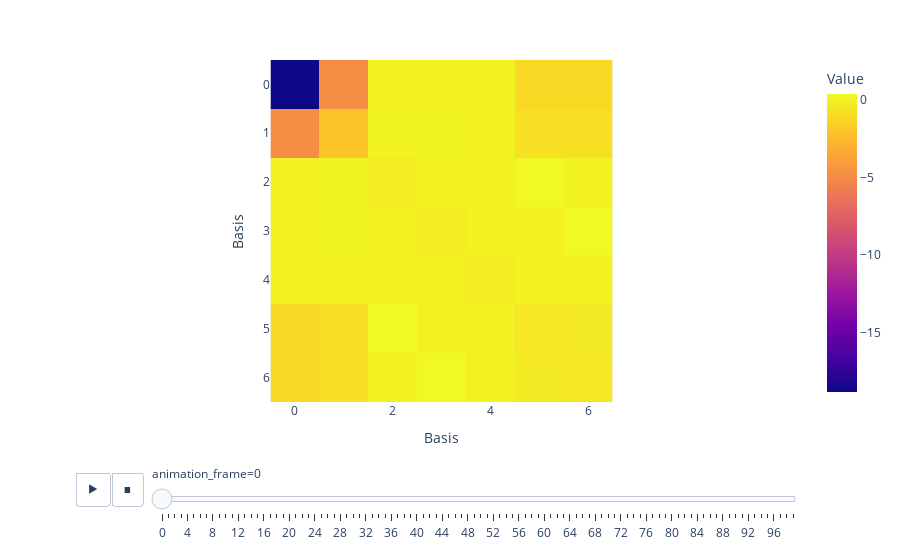

Here is the notebook cell this chart was saved with:
### Code cell
# Visualise computed Hamiltonian
db = instance_mongodb_sei(project="mlts")
collection = db.rotated_waters_dataset

hamiltonians = []
angles = []
structures = []
overlap_matrices = []

for doc in collection.find({}):
    hamiltonians.append(doc["fock_matrices"][0])
    overlap_matrices.append(doc["overlap_matrices"][0])
    structure = Molecule.from_dict(doc["structures"][0])
    structures.append(structure)
    angles.append(doc["angles"])

hamiltonians = np.array(hamiltonians)
overlap_matrices = np.array(overlap_matrices)
angles = np.array(angles)

print(f"Shape of hamiltonians: {hamiltonians.shape}")

fig = px.imshow(
    hamiltonians[:, 1, ...], animation_frame=0, labels=dict(x="Basis", y="Basis", color="Value")
)

fig.show()

### Figure 1 — Plotly figure (JSON) as saved in the notebook; plotly's stock layout.template omitted (floating-point values rounded to 4 significant figures)
{"data": [{"coloraxis": "coloraxis", "hovertemplate": "Basis: %{x}<br>Basis: %{y}<br>Value: %{z}<extra></extra>", "name": "0", "type": "heatmap", "xaxis": "x", "yaxis": "y", "z": [[-18.83, -4.847, 0.01845, 0.01465, 0.0007066, -1.088, -1.088], [-4.847, -2.047, 0.1248, 0.09915, 0.004781, -0.8053, -0.8053], [0.01845, 0.1248, -0.2153, 0.01776, -0.00382, 0.375, 0.03803], [0.01465, 0.09915, 0.01776, -0.2238, 0.002055, -0.04869, 0.3767], [0.0007066, 0.004781, -0.00382, 0.002055, -0.1442, 0.01943, -0.003615], [-1.088, -0.8053, 0.375, -0.04869, 0.01943, -0.4541, -0.3114], [-1.088, -0.8053, 0.03803, 0.3767, -0.003615, -0.3114, -0.4541]]}], "layout": {"coloraxis": {"colorbar": {"title": {"text": "Value"}}, "colorscale": [[0, "#0d0887"], [0.1111, "#46039f"], [0.2222, "#7201a8"], [0.3333, "#9c179e"], [0.4444, "#bd3786"], [0.5556, "#d8576b"], [0.6667, "#ed7953"], [0.7778, "#fb9f3a"], [0.8889, "#fdca26"], [1, "#f0f921"]]}, "margin": {"t": 60}, "sliders": [{"active": 0, "currentvalue": {"prefix": "animation_frame="}, "len": 0.9, "pad": {"b": 10, "t": 60}, "steps": [{"args": [["0"], {"frame": {"duration": 0, "redraw": true}, "fromcurrent": true, "mode": "immediate", "transition": {"duration": 0, "easing": "linear"}}], "label": "0", "method": "animate"}, {"args": [["1"], {"frame": {"duration": 0, "redraw": true}, "fromcurrent": true, "mode": "immediate", "transition": {"duration": 0, "easing": "linear"}}], "label": "1", "method": "animate"}, {"args": [["2"], {"frame": {"duration": 0, "redraw": true}, "fromcurrent": true, "mode": "immediate", "transition": {"duration": 0, "easing": "linear"}}], "label": "2", "method": "animate"}, {"args": [["3"], {"frame": {"duration": 0, "redraw": true}, "fromcurrent": true, "mode": "immediate", "transition": {"duration": 0, "easing": "linear"}}], "label": "3", "method": "animate"}, {"args": [["4"], {"frame": {"duration": 0, "redraw": true}, "fromcurrent": true, "mode": "immediate", "transition": {"duration": 0, "easing": "linear"}}], "label": "4", "method": "animate"}, {"args": [["5"], {"frame": {"duration": 0, "redraw": true}, "fromcurrent": true, "mode": "immediate", "transition": {"duration": 0, "easing": "linear"}}], "label": "5", "method": "animate"}, {"args": [["6"], {"frame": {"duration": 0, "redraw": true}, "fromcurrent": true, "mode": "immediate", "transition": {"duration": 0, "easing": "linear"}}], "label": "6", "method": "animate"}, {"args": [["7"], {"frame": {"duration": 0, "redraw": true}, "fromcurrent": true, "mode": "immediate", "transition": {"duration": 0, "easing": "linear"}}], "label": "7", "method": "animate"}, {"args": [["8"], {"frame": {"duration": 0, "redraw": true}, "fromcurrent": true, "mode": "immediate", "transition": {"duration": 0, "easing": "linear"}}], "label": "8", "method": "animate"}, {"args": [["9"], {"frame": {"duration": 0, "redraw": true}, "fromcurrent": true, "mode": "immediate", "transition": {"duration": 0, "easing": "linear"}}], "label": "9", "method": "animate"}, {"args": [["10"], {"frame": {"duration": 0, "redraw": true}, "fromcurrent": true, "mode": "immediate", "transition": {"duration": 0, "easing": "linear"}}], "label": "10", "method": "animate"}, {"args": [["11"], {"frame": {"duration": 0, "redraw": true}, "fromcurrent": true, "mode": "immediate", "transition": {"duration": 0, "easing": "linear"}}], "label": "11", "method": "animate"}, {"args": [["12"], {"frame": {"duration": 0, "redraw": true}, "fromcurrent": true, "mode": "immediate", "transition": {"duration": 0, "easing": "linear"}}], "label": "12", "method": "animate"}, {"args": [["13"], {"frame": {"duration": 0, "redraw": true}, "fromcurrent": true, "mode": "immediate", "transition": {"duration": 0, "easing": "linear"}}], "label": "13", "method": "animate"}, {"args": [["14"], {"frame": {"duration": 0, "redraw": true}, "fromcurrent": true, "mode": "immediate", "transition": {"duration": 0, "easing": "linear"}}], "label": "14", "method": "animate"}, {"args": [["15"], {"frame": {"duration": 0, "redraw": true}, "fromcurrent": true, "mode": "immediate", "transition": {"duration": 0, "easing": "linear"}}], "label": "15", "method": "animate"}, {"args": [["16"], {"frame": {"duration": 0, "redraw": true}, "fromcurrent": true, "mode": "immediate", "transition": {"duration": 0, "easing": "linear"}}], "label": "16", "method": "animate"}, {"args": [["17"], {"frame": {"duration": 0, "redraw": true}, "fromcurrent": true, "mode": "immediate", "transition": {"duration": 0, "easing": "linear"}}], "label": "17", "method": "animate"}, {"args": [["18"], {"frame": {"duration": 0, "redraw": true}, "fromcurrent": true, "mode": "immediate", "transition": {"duration": 0, "easing": "linear"}}], "label": "18", "method": "animate"}, {"args": [["19"], {"frame": {"duration": 0, "redraw": true}, "fromcurrent": true, "mode": "immediate", "transition": {"duration": 0, "easing": "linear"}}], "label": "19", "method": "animate"}, {"args": [["20"], {"frame": {"duration": 0, "redraw": true}, "fromcurrent": true, "mode": "immediate", "transition": {"duration": 0, "easing": "linear"}}], "label": "20", "method": "animate"}, {"args": [["21"], {"frame": {"duration": 0, "redraw": true}, "fromcurrent": true, "mode": "immediate", "transition": {"duration": 0, "easing": "linear"}}], "label": "21", "method": "animate"}, {"args": [["22"], {"frame": {"duration": 0, "redraw": true}, "fromcurrent": true, "mode": "immediate", "transition": {"duration": 0, "easing": "linear"}}], "label": "22", "method": "animate"}, {"args": [["23"], {"frame": {"duration": 0, "redraw": true}, "fromcurrent": true, "mode": "immediate", "transition": {"duration": 0, "easing": "linear"}}], "label": "23", "method": "animate"}, {"args": [["24"], {"frame": {"duration": 0, "redraw": true}, "fromcurrent": true, "mode": "immediate", "transition": {"duration": 0, "easing": "linear"}}], "label": "24", "method": "animate"}, {"args": [["25"], {"frame": {"duration": 0, "redraw": true}, "fromcurrent": true, "mode": "immediate", "transition": {"duration": 0, "easing": "linear"}}], "label": "25", "method": "animate"}, {"args": [["26"], {"frame": {"duration": 0, "redraw": true}, "fromcurrent": true, "mode": "immediate", "transition": {"duration": 0, "easing": "linear"}}], "label": "26", "method": "animate"}, {"args": [["27"], {"frame": {"duration": 0, "redraw": true}, "fromcurrent": true, "mode": "immediate", "transition": {"duration": 0, "easing": "linear"}}], "label": "27", "method": "animate"}, {"args": [["28"], {"frame": {"duration": 0, "redraw": true}, "fromcurrent": true, "mode": "immediate", "transition": {"duration": 0, "easing": "linear"}}], "label": "28", "method": "animate"}, {"args": [["29"], {"frame": {"duration": 0, "redraw": true}, "fromcurrent": true, "mode": "immediate", "transition": {"duration": 0, "easing": "linear"}}], "label": "29", "method": "animate"}, {"args": [["30"], {"frame": {"duration": 0, "redraw": true}, "fromcurrent": true, "mode": "immediate", "transition": {"duration": 0, "easing": "linear"}}], "label": "30", "method": "animate"}, {"args": [["31"], {"frame": {"duration": 0, "redraw": true}, "fromcurrent": true, "mode": "immediate", "transition": {"duration": 0, "easing": "linear"}}], "label": "31", "method": "animate"}, {"args": [["32"], {"frame": {"duration": 0, "redraw": true}, "fromcurrent": true, "mode": "immediate", "transition": {"duration": 0, "easing": "linear"}}], "label": "32", "method": "animate"}, {"args": [["33"], {"frame": {"duration": 0, "redraw": true}, "fromcurrent": true, "mode": "immediate", "transition": {"duration": 0, "easing": "linear"}}], "label": "33", "method": "animate"}, {"args": [["34"], {"frame": {"duration": 0, "redraw": true}, "fromcurrent": true, "mode": "immediate", "transition": {"duration": 0, "easing": "linear"}}], "label": "34", "method": "animate"}, {"args": [["35"], {"frame": {"duration": 0, "redraw": true}, "fromcurrent": true, "mode": "immediate", "transition": {"duration": 0, "easing": "linear"}}], "label": "35", "method": "animate"}, {"args": [["36"], {"frame": {"duration": 0, "redraw": true}, "fromcurrent": true, "mode": "immediate", "transition": {"duration": 0, "easing": "linear"}}], "label": "36", "method": "animate"}, {"args": [["37"], {"frame": {"duration": 0, "redraw": true}, "fromcurrent": true, "mode": "immediate", "transition": {"duration": 0, "easing": "linear"}}], "label": "37", "method": "animate"}, {"args": [["38"], {"frame": {"duration": 0, "redraw": true}, "fromcurrent": true, "mode": "immediate", "transition": {"duration": 0, "easing": "linear"}}], "label": "38", "method": "animate"}, {"args": [["39"], {"frame": {"duration": 0, "redraw": true}, "fromcurrent": true, "mode": "immediate", "transition": {"duration": 0, "easing": "linear"}}], "label": "39", "method": "animate"}, {"args": [["40"], {"frame": {"duration": 0, "redraw": true}, "fromcurrent": true, "mode": "immediate", "transition": {"duration": 0, "easing": "linear"}}], "label": "40", "method": "animate"}, {"args": [["41"], {"frame": {"duration": 0, "redraw": true}, "fromcurrent": true, "mode": "immediate", "transition": {"duration": 0, "easing": "linear"}}], "label": "41", "method": "animate"}, {"args": [["42"], {"frame": {"duration": 0, "redraw": true}, "fromcurrent": true, "mode": "immediate", "transition": {"duration": 0, "easing": "linear"}}], "label": "42", "method": "animate"}, {"args": [["43"], {"frame": {"duration": 0, "redraw": true}, "fromcurrent": true, "mode": "immediate", "transition": {"duration": 0, "easing": "linear"}}], "label": "43", "method": "animate"}, {"args": [["44"], {"frame": {"duration": 0, "redraw": true}, "fromcurrent": true, "mode": "immediate", "transition": {"duration": 0, "easing": "linear"}}], "label": "44", "method": "animate"}, {"args": [["45"], {"frame": {"duration": 0, "redraw": true}, "fromcurrent": true, "mode": "immediate", "transition": {"duration": 0, "easing": "linear"}}], "label": "45", "method": "animate"}, {"args": [["46"], {"frame": {"duration": 0, "redraw": true}, "fromcurrent": true, "mode": "immediate", "transition": {"duration": 0, "easing": "linear"}}], "label": "46", "method": "animate"}, {"args": [["47"], {"frame": {"duration": 0, "redraw": true}, "fromcurrent": true, "mode": "immediate", "transition": {"duration": 0, "easing": "linear"}}], "label": "47", "method": "animate"}, {"args": [["48"], {"frame": {"duration": 0, "redraw": true}, "fromcurrent": true, "mode": "immediate", "transition": {"duration": 0, "easing": "linear"}}], "label": "48", "method": "animate"}, {"args": [["49"], {"frame": {"duration": 0, "redraw": true}, "fromcurrent": true, "mode": "immediate", "transition": {"duration": 0, "easing": "linear"}}], "label": "49", "method": "animate"}, {"args": [["50"], {"frame": {"duration": 0, "redraw": true}, "fromcurrent": true, "mode": "immediate", "transition": {"duration": 0, "easing": "linear"}}], "label": "50", "method": "animate"}, {"args": [["51"], {"frame": {"duration": 0, "redraw": true}, "fromcurrent": true, "mode": "immediate", "transition": {"duration": 0, "easing": "linear"}}], "label": "51", "method": "animate"}, {"args": [["52"], {"frame": {"duration": 0, "redraw": true}, "fromcurrent": true, "mode": "immediate", "transition": {"duration": 0, "easing": "linear"}}], "label": "52", "method": "animate"}, {"args": [["53"], {"frame": {"duration": 0, "redraw": true}, "fromcurrent": true, "mode": "immediate", "transition": {"duration": 0, "easing": "linear"}}], "label": "53", "method": "animate"}, {"args": [["54"], {"frame": {"duration": 0, "redraw": true}, "fromcurrent": true, "mode": "immediate", "transition": {"duration": 0, "easing": "linear"}}], "label": "54", "method": "animate"}, {"args": [["55"], {"frame": {"duration": 0, "redraw": true}, "fromcurrent": true, "mode": "immediate", "transition": {"duration": 0, "easing": "linear"}}], "label": "55", "method": "animate"}, {"args": [["56"], {"frame": {"duration": 0, "redraw": true}, "fromcurrent": true, "mode": "immediate", "transition": {"duration": 0, "easing": "linear"}}], "label": "56", "method": "animate"}, {"args": [["57"], {"frame": {"duration": 0, "redraw": true}, "fromcurrent": true, "mode": "immediate", "transition": {"duration": 0, "easing": "linear"}}], "label": "57", "method": "animate"}, {"args": [["58"], {"frame": {"duration": 0, "redraw": true}, "fromcurrent": true, "mode": "immediate", "transition": {"duration": 0, "easing": "linear"}}], "label": "58", "method": "animate"}, {"args": [["59"], {"frame": {"duration": 0, "redraw": true}, "fromcurrent": true, "mode": "immediate", "transition": {"duration": 0, "easing": "linear"}}], "label": "59", "method": "animate"}, {"args": [["60"], {"frame": {"duration": 0, "redraw": true}, "fromcurrent": true, "mode": "immediate", "transition": {"duration": 0, "easing": "linear"}}], "label": "60", "method": "animate"}, {"args": [["61"], {"frame": {"duration": 0, "redraw": true}, "fromcurrent": true, "mode": "immediate", "transition": {"duration": 0, "easing": "linear"}}], "label": "61", "method": "animate"}, {"args": [["62"], {"frame": {"duration": 0, "redraw": true}, "fromcurrent": true, "mode": "immediate", "transition": {"duration": 0, "easing": "linear"}}], "label": "62", "method": "animate"}, {"args": [["63"], {"frame": {"duration": 0, "redraw": true}, "fromcurrent": true, "mode": "immediate", "transition": {"duration": 0, "easing": "linear"}}], "label": "63", "method": "animate"}, {"args": [["64"], {"frame": {"duration": 0, "redraw": true}, "fromcurrent": true, "mode": "immediate", "transition": {"duration": 0, "easing": "linear"}}], "label": "64", "method": "animate"}, {"args": [["65"], {"frame": {"duration": 0, "redraw": true}, "fromcurrent": true, "mode": "immediate", "transition": {"duration": 0, "easing": "linear"}}], "label": "65", "method": "animate"}, {"args": [["66"], {"frame": {"duration": 0, "redraw": true}, "fromcurrent": true, "mode": "immediate", "transition": {"duration": 0, "easing": "linear"}}], "label": "66", "method": "animate"}, {"args": [["67"], {"frame": {"duration": 0, "redraw": true}, "fromcurrent": true, "mode": "immediate", "transition": {"duration": 0, "easing": "linear"}}], "label": "67", "method": "animate"}, {"args": [["68"], {"frame": {"duration": 0, "redraw": true}, "fromcurrent": true, "mode": "immediate", "transition": {"duration": 0, "easing": "linear"}}], "label": "68", "method": "animate"}, {"args": [["69"], {"frame": {"duration": 0, "redraw": true}, "fromcurrent": true, "mode": "immediate", "transition": {"duration": 0, "easing": "linear"}}], "label": "69", "method": "animate"}, {"args": [["70"], {"frame": {"duration": 0, "redraw": true}, "fromcurrent": true, "mode": "immediate", "transition": {"duration": 0, "easing": "linear"}}], "label": "70", "method": "animate"}, {"args": [["71"], {"frame": {"duration": 0, "redraw": true}, "fromcurrent": true, "mode": "immediate", "transition": {"duration": 0, "easing": "linear"}}], "label": "71", "method": "animate"}, {"args": [["72"], {"frame": {"duration": 0, "redraw": true}, "fromcurrent": true, "mode": "immediate", "transition": {"duration": 0, "easing": "linear"}}], "label": "72", "method": "animate"}, {"args": [["73"], {"frame": {"duration": 0, "redraw": true}, "fromcurrent": true, "mode": "immediate", "transition": {"duration": 0, "easing": "linear"}}], "label": "73", "method": "animate"}, {"args": [["74"], {"frame": {"duration": 0, "redraw": true}, "fromcurrent": true, "mode": "immediate", "transition": {"duration": 0, "easing": "linear"}}], "label": "74", "method": "animate"}, {"args": [["75"], {"frame": {"duration": 0, "redraw": true}, "fromcurrent": true, "mode": "immediate", "transition": {"duration": 0, "easing": "linear"}}], "label": "75", "method": "animate"}, {"args": [["76"], {"frame": {"duration": 0, "redraw": true}, "fromcurrent": true, "mode": "immediate", "transition": {"duration": 0, "easing": "linear"}}], "label": "76", "method": "animate"}, {"args": [["77"], {"frame": {"duration": 0, "redraw": true}, "fromcurrent": true, "mode": "immediate", "transition": {"duration": 0, "easing": "linear"}}], "label": "77", "method": "animate"}, {"args": [["78"], {"frame": {"duration": 0, "redraw": true}, "fromcurrent": true, "mode": "immediate", "transition": {"duration": 0, "easing": "linear"}}], "label": "78", "method": "animate"}, {"args": [["79"], {"frame": {"duration": 0, "redraw": true}, "fromcurrent": true, "mode": "immediate", "transition": {"duration": 0, "easing": "linear"}}], "label": "79", "method": "animate"}, {"args": [["80"], {"frame": {"duration": 0, "redraw": true}, "fromcurrent": true, "mode": "immediate", "transition": {"duration": 0, "easing": "linear"}}], "label": "80", "method": "animate"}, {"args": [["81"], {"frame": {"duration": 0, "redraw": true}, "fromcurrent": true, "mode": "immediate", "transition": {"duration": 0, "easing": "linear"}}], "label": "81", "method": "animate"}, {"args": [["82"], {"frame": {"duration": 0, "redraw": true}, "fromcurrent": true, "mode": "immediate", "transition": {"duration": 0, "easing": "linear"}}], "label": "82", "method": "animate"}, {"args": [["83"], {"frame": {"duration": 0, "redraw": true}, "fromcurrent": true, "mode": "immediate", "transition": {"duration": 0, "easing": "linear"}}], "label": "83", "method": "animate"}, {"args": [["84"], {"frame": {"duration": 0, "redraw": true}, "fromcurrent": true, "mode": "immediate", "transition": {"duration": 0, "easing": "linear"}}], "label": "84", "method": "animate"}, {"args": [["85"], {"frame": {"duration": 0, "redraw": true}, "fromcurrent": true, "mode": "immediate", "transition": {"duration": 0, "easing": "linear"}}], "label": "85", "method": "animate"}, {"args": [["86"], {"frame": {"duration": 0, "redraw": true}, "fromcurrent": true, "mode": "immediate", "transition": {"duration": 0, "easing": "linear"}}], "label": "86", "method": "animate"}, {"args": [["87"], {"frame": {"duration": 0, "redraw": true}, "fromcurrent": true, "mode": "immediate", "transition": {"duration": 0, "easing": "linear"}}], "label": "87", "method": "animate"}, {"args": [["88"], {"frame": {"duration": 0, "redraw": true}, "fromcurrent": true, "mode": "immediate", "transition": {"duration": 0, "easing": "linear"}}], "label": "88", "method": "animate"}, {"args": [["89"], {"frame": {"duration": 0, "redraw": true}, "fromcurrent": true, "mode": "immediate", "transition": {"duration": 0, "easing": "linear"}}], "label": "89", "method": "animate"}, {"args": [["90"], {"frame": {"duration": 0, "redraw": true}, "fromcurrent": true, "mode": "immediate", "transition": {"duration": 0, "easing": "linear"}}], "label": "90", "method": "animate"}, {"args": [["91"], {"frame": {"duration": 0, "redraw": true}, "fromcurrent": true, "mode": "immediate", "transition": {"duration": 0, "easing": "linear"}}], "label": "91", "method": "animate"}, {"args": [["92"], {"frame": {"duration": 0, "redraw": true}, "fromcurrent": true, "mode": "immediate", "transition": {"duration": 0, "easing": "linear"}}], "label": "92", "method": "animate"}, {"args": [["93"], {"frame": {"duration": 0, "redraw": true}, "fromcurrent": true, "mode": "immediate", "transition": {"duration": 0, "easing": "linear"}}], "label": "93", "method": "animate"}, {"args": [["94"], {"frame": {"duration": 0, "redraw": true}, "fromcurrent": true, "mode": "immediate", "transition": {"duration": 0, "easing": "linear"}}], "label": "94", "method": "animate"}, {"args": [["95"], {"frame": {"duration": 0, "redraw": true}, "fromcurrent": true, "mode": "immediate", "transition": {"duration": 0, "easing": "linear"}}], "label": "95", "method": "animate"}, {"args": [["96"], {"frame": {"duration": 0, "redraw": true}, "fromcurrent": true, "mode": "immediate", "transition": {"duration": 0, "easing": "linear"}}], "label": "96", "method": "animate"}, {"args": [["97"], {"frame": {"duration": 0, "redraw": true}, "fromcurrent": true, "mode": "immediate", "transition": {"duration": 0, "easing": "linear"}}], "label": "97", "method": "animate"}, {"args": [["98"], {"frame": {"duration": 0, "redraw": true}, "fromcurrent": true, "mode": "immediate", "transition": {"duration": 0, "easing": "linear"}}], "label": "98", "method": "animate"}, {"args": [["99"], {"frame": {"duration": 0, "redraw": true}, "fromcurrent": true, "mode": "immediate", "transition": {"duration": 0, "easing": "linear"}}], "label": "99", "method": "animate"}], "x": 0.1, "xanchor": "left", "y": 0, "yanchor": "top"}], "updatemenus": [{"buttons": [{"args": [null, {"frame": {"duration": 500, "redraw": true}, "fromcurrent": true, "mode": "immediate", "transition": {"duration": 500, "easing": "linear"}}], "label": "&#9654;", "method": "animate"}, {"args": [[null], {"frame": {"duration": 0, "redraw": true}, "fromcurrent": true, "mode": "immediate", "transition": {"duration": 0, "easing": "linear"}}], "label": "&#9724;", "method": "animate"}], "direction": "left", "pad": {"r": 10, "t": 70}, "showactive": false, "type": "buttons", "x": 0.1, "xanchor": "right", "y": 0, "yanchor": "top"}], "xaxis": {"anchor": "y", "constrain": "domain", "domain": [0, 1], "scaleanchor": "y", "title": {"text": "Basis"}}, "yaxis": {"anchor": "x", "autorange": "reversed", "constrain": "domain", "domain": [0, 1], "title": {"text": "Basis"}}}}
